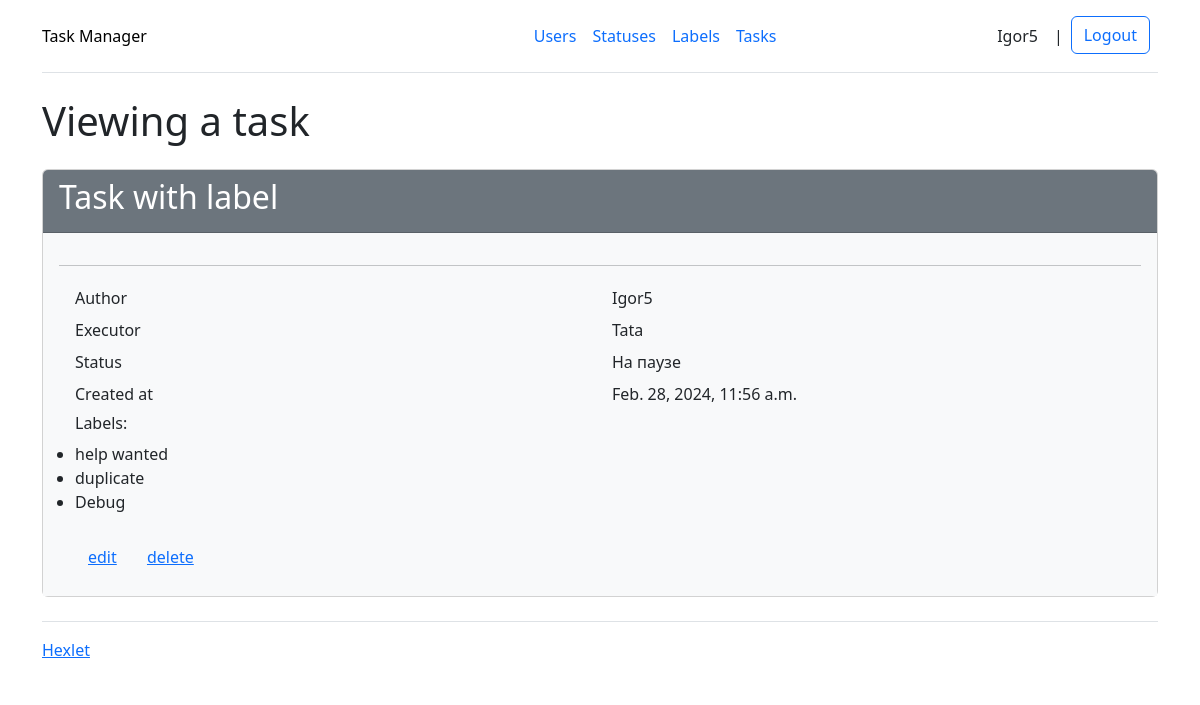
The app's page /tasks/22/ (signed in) with its own data.
### task_manager/task/models.py (models this page shows)
class Task(models.Model):
    name = models.CharField(max_length=100)
    description = models.TextField(max_length=500, blank=True)
    executor = models.ForeignKey(User, related_name='executor', on_delete=models.PROTECT, null=True)
    status = models.ForeignKey(Status, on_delete=models.PROTECT, null=True)
    author = models.ForeignKey(User, related_name='author', on_delete=models.PROTECT, null=True)
    labels = models.ManyToManyField(Label)
    created_at = models.DateTimeField(auto_now_add=True)
    updated_at = models.DateTimeField(auto_now=True)
    objects = models.Manager

### task_manager/status/models.py (models this page shows)
class Status(models.Model):
    name = models.CharField(max_length=100)
    created_at = models.DateTimeField(auto_now_add=True)
    updated_at = models.DateTimeField(auto_now=True)
    objects = models.Manager
    def __str__(self):
        return str(self.name)

### task_manager/label/models.py (models this page shows, shortened)
class Label(models.Model):
    name = models.CharField(max_length=100)
    created_at = models.DateTimeField(auto_now_add=True)
    updated_at = models.DateTimeField(auto_now=True)
    objects = models.Manager

### task_manager/task/views.py (the view)
# urls.py: path('<int:pk>/', views.TaskReadView.as_view(), name='tasks_read'),
class TaskReadView(LoginRequiredMixinWithMessage, DetailView):
    model = Task
    template_name = 'task/read.html'
    login_url = reverse_lazy('login_view')
    context_object_name = 'task'

### task_manager/permissions.py (called while the page is built)
    def dispatch(self, request, *args, **kwargs):
        if not request.user.is_authenticated:
            messages.add_message(request, messages.ERROR, self.login_required_message)
            return self.handle_no_permission()
        return super(LoginRequiredMixinWithMessage, self).dispatch(request, *args, **kwargs)

### task_manager/templates/task/read.html (shortened to what this page needs)
{% extends "base.html" %}
{% load i18n %}
{% block content %}
<h1 class="my-4">{% translate 'Viewing a task' %}</h1>
<div class="card">
    <div class="card-header bg-secondary text-white">
        <h2>{{ task.name }}</h2>
    </div>
    <div class="card-body bg-light">
        <hr>
        <div class="container">
            <div class="row p-1">
                <div class="col">{% translate 'Author' %}</div>
                <div class="col">{{ task.author }}</div>
            </div>
            <div class="row p-1">
                <div class="col">{% translate 'Executor' %}</div>
                <div class="col">{{ task.executor }}</div>
            </div>
            <div class="row p-1">
                <div class="col">{% translate 'Status' %}</div>
                <div class="col">{{ task.status }}</div>
            </div>
            <div class="row p-1">
                <div class="col">{% translate 'Created at' %}</div>
                <div class="col">{{ task.created_at }}</div>
            </div>
            <div class="row p-1">
                <div class="col"><h6>{% translate 'Labels:' %}</h6></div>
                <ul>
                    {% if task.labels %}
                    {% for label in task.labels.all %}
                    <li>
                        {{ label.name }}
                    </li>
                    {% endfor %}
                    {% endif %}
                </ul>
            </div>
            <div class="row p-1">
                <div class="col">
                    <a class="btn btn-link" href="{% url 'tasks_update' task.id %}">{% translate 'edit' %}</a>
                    <a class="btn btn-link" href="{% url 'tasks_delete' task.id %}">{% translate 'delete' %}</a>
                </div>
            </div>
        </div>
    </div>
</div>
{% endblock %}

### task_manager/templates/base.html (shortened to what this page needs)
<!DOCTYPE html>
<html lang="en">
{% load django_bootstrap5 %}
{% bootstrap_css %}
{% load i18n %}
    <head>
    </head>
    <body class="d-flex flex-column min-vh-100">
        <div class="container">
            <header class="d-flex flex-wrap align-items-center justify-content-center justify-content-md-between py-3 mb-4 border-bottom">
                <div class="col-md-3 mb-2 mb-md-0">
                    <a href="{% url 'index_view' %}" class="d-inline-flex link-body-emphasis text-decoration-none">{% translate 'Task Manager' %}</a>
                </div>
                <ul class="nav col-12 col-md-auto mb-2 justify-content-center mb-md-0">
                    <li><a href="{% url 'users_index' %}" class="nav-link px-2">{% translate 'Users' %}</a></li>
                    {% if request.user.is_authenticated %}
                    <li><a href="{% url 'statuses_index' %}" class="nav-link px-2">{% translate 'Statuses' %}</a></li>
                    <li><a href="{% url 'labels_index' %}" class="nav-link px-2">{% translate 'Labels' %}</a></li>
                    <li><a href="{% url 'tasks_index' %}" class="nav-link px-2">{% translate 'Tasks' %}</a></li>
                    {% endif %}
                </ul>
                {% if request.user.is_authenticated %}
                <ul class="nav col-12 col-md-auto mb-2 justify-content-center mb-md-0">
                    <li class="nav-link text-center px-2 text-dark"><a>{{ request.user.username }}</a></li>
                    <li class="nav-link px-2 text-dark"> | </li>
                    <li>
                        <form action="{% url 'logout' %}" method="POST">
                            <input class="btn btn-outline-primary me-2" type="submit" value="{% translate 'Logout' %}">
                        </form>
                    </li>
                </ul>
                {% else %}
                <div class="col-md-3 text-end">
                    <a type="button" href="{% url 'login_view' %}" class="btn btn-outline-primary me-2">{% translate 'Login' %}</a>
                    <a type="button" href="{% url 'users_create' %}" class="btn btn-primary">{% translate 'Registration' %}</a>
                </div>
                {% endif %}
            </header>
            {% block content %}
            {% endblock %}
        </div>
        <footer class="container">
            <br>
            <div class="d-flex flex-wrap align-items-center justify-content-center justify-content-md-between py-3 mb-4 border-top">
                <a target="_blank" href="https://ru.hexlet.io">Hexlet</a>
            </div>
        </footer>
    </body>
</html>

### records on screen
Task: name "Task with label", author "Igor5", executor "Tata", status "На паузе", created_at "Feb. 28, 2024, 11:56 a.m."
Label: name "help wanted"
Label: name "duplicate"
Label: name "Debug"

### other values on screen
{{ request.user.username }} "Igor5"
